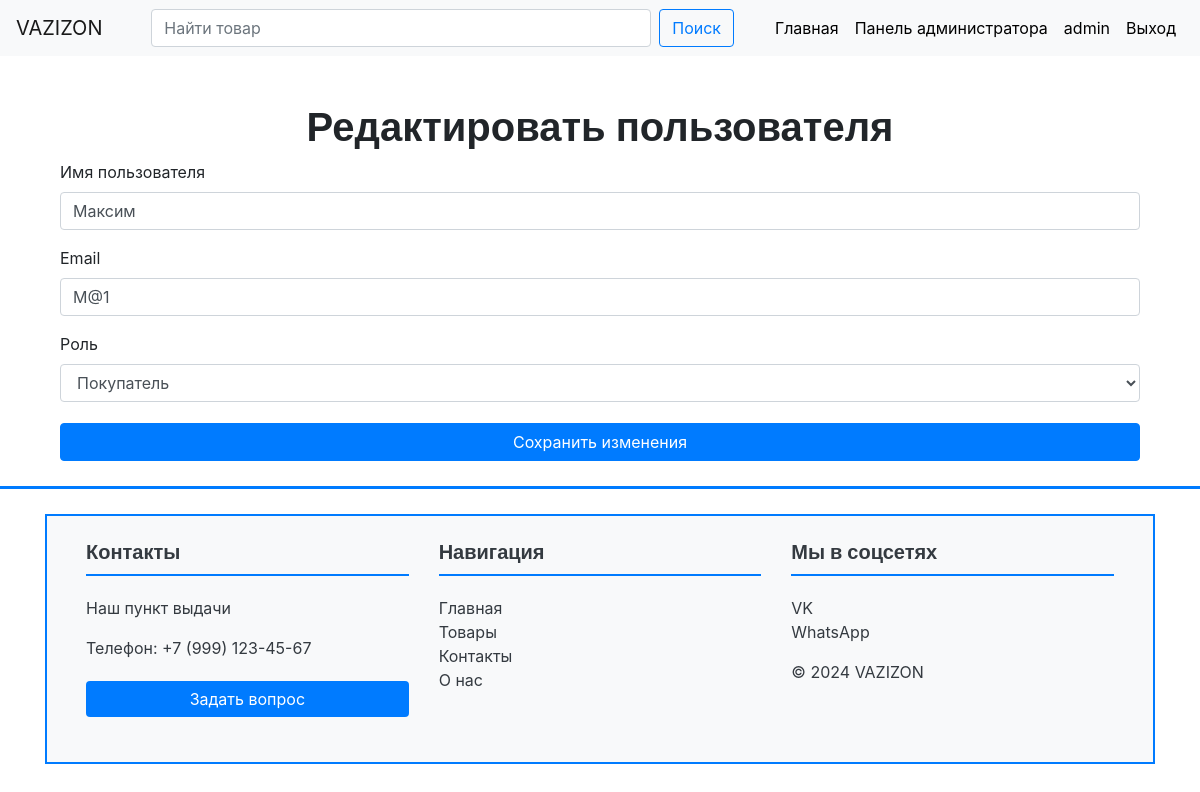
/edit_user/2 (signed in), run on the app's committed database.
### models.py (models this page shows, shortened)
class User(UserMixin, db.Model):
    id = db.Column(db.Integer, primary_key=True)
    username = db.Column(db.String(64), index=True, unique=True)
    email = db.Column(db.String(120), index=True, unique=True)
    password_hash = db.Column(db.String(128))
    role = db.Column(db.String(64), default='buyer')
    last_activity = db.Column(db.DateTime, default=datetime.utcnow)

### app.py (the view, shortened to what this page needs)
    @app.route('/edit_user/<int:user_id>', methods=['GET', 'POST'])
    @login_required
    def edit_user(user_id):
        if current_user.role != 'admin':
            flash('У вас нет доступа к этой странице.', 'danger')
            return redirect(url_for('index'))
        user = User.query.get_or_404(user_id)
        return render_template('edit_user.html', user=user)

### templates/edit_user.html (shortened to what this page needs)
{% extends "base.html" %}
{% block content %}
<div class="container mt-5">
    <h1 class="text-center">Редактировать пользователя</h1>
    <form method="POST">
        <div class="form-group">
            <label for="username">Имя пользователя</label>
            <input type="text" class="form-control" id="username" name="username" value="{{ user.username }}" required>
        </div>
        <div class="form-group">
            <label for="email">Email</label>
            <input type="email" class="form-control" id="email" name="email" value="{{ user.email }}" required>
        </div>
        <div class="form-group">
            <label for="role">Роль</label>
            <select class="form-control" id="role" name="role">
                <option value="buyer" {% if user.role == 'buyer' %}selected{% endif %}>Покупатель</option>
            </select>
        </div>
        <button type="submit" class="btn btn-primary">Сохранить изменения</button>
    </form>
</div>
{% endblock %}

### templates/base.html (shortened to what this page needs)
<!DOCTYPE html>
<html lang="ru">
<head>
    <link rel="stylesheet" href="https://stackpath.bootstrapcdn.com/bootstrap/4.5.2/css/bootstrap.min.css">
    <link rel="stylesheet" href="{{ url_for('static', filename='styles.css') }}">
</head>
<body>
<nav class="navbar navbar-expand-lg navbar-light bg-light">
    <a class="navbar-brand" href="{{ url_for('index') }}">VAZIZON</a>
    <div class="collapse navbar-collapse" id="navbarNav">
        <form class="form-inline d-flex justify-content-center w-100" action="{{ url_for('search') }}" method="GET">
            <input class="form-control mr-sm-2 search-bar" type="search" placeholder="Найти товар" aria-label="Поиск" name="q">
            <button class="btn btn-outline-custom my-2 my-sm-0" type="submit">Поиск</button>
        </form>
        <ul class="navbar-nav ml-auto">
            <li class="nav-item">
                <a class="nav-link" href="{{ url_for('index') }}">Главная</a>
            </li>
            {% if current_user.is_authenticated %}
                {% if current_user.role == 'buyer' %}
                    <li class="nav-item">
                        <a class="nav-link" href="{{ url_for('cart') }}">Корзина</a>
                    </li>
                    <li class="nav-item">
                        <a class="nav-link" href="{{ url_for('my_orders') }}">Мои заказы</a>
                    </li>
                {% elif current_user.role == 'seller' %}
                    <li class="nav-item">
                        <a class="nav-link" href="{{ url_for('my_products') }}">Мои товары</a>
                    </li>
                {% elif current_user.role == 'admin' %}
                    <li class="nav-item">
                        <a class="nav-link" href="{{ url_for('admin_dashboard') }}">Панель администратора</a>
                    </li>
                {% endif %}
                <li class="nav-item">
                    <a class="nav-link" href="{{ url_for('edit_profile') }}">{{ current_user.username }}</a>
                </li>
                <li class="nav-item">
                    <a class="nav-link" href="{{ url_for('logout') }}">Выход</a>
                </li>
            {% endif %}
        </ul>
    </div>
</nav>
<div class="container">
    {% block content %}{% endblock %}
    <div class="footer-divider"></div>
    <footer class="bg-light text-dark mt-5 p-4 border">
        <div class="container">
            <div class="row">
                <div class="col-md-4 mb-3">
                    <h5 class="font-weight-bold">Контакты</h5>
                    <p><a href="https://maps.google.com" class="text-dark" target="_blank">Наш пункт выдачи</a></p>
                    <p>Телефон: +7 (999) 123-45-67</p>
                    <button class="btn btn-primary">Задать вопрос</button>
                </div>
                <div class="col-md-4 mb-3">
                    <h5 class="font-weight-bold">Навигация</h5>
                    <ul class="list-unstyled">
                        <li><a href="#" class="text-dark">Главная</a></li>
                        <li><a href="#" class="text-dark">Товары</a></li>
                        <li><a href="#" class="text-dark">Контакты</a></li>
                        <li><a href="#" class="text-dark">О нас</a></li>
                    </ul>
                </div>
                <div class="col-md-4 mb-3">
                    <h5 class="font-weight-bold">Мы в соцсетях</h5>
                    <ul class="list-unstyled">
                        <li><a href="https://vk.com" class="text-dark" target="_blank">VK</a></li>
                        <li><a href="https://www.whatsapp.com" class="text-dark" target="_blank">WhatsApp</a></li>
                    </ul>
                    <p>&copy; 2024 VAZIZON</p>
                </div>
            </div>
        </div>
    </footer>
</div>
</body>
</html>

### static/styles.css (style rules this page uses)
h1, h2, h3, h4, h5, h6 { font-family: 'Roboto', sans-serif; font-weight: 700; }
.btn-primary { background-color: #007bff; border-color: #007bff; color: white; width: 100%; margin: 5px 0; }
.navbar .form-inline .search-bar { width: 100% !important; max-width: 500px !important; }
.btn-outline-custom { color: #007bff !important; border-color: #007bff !important; }
.navbar-nav { display: flex; flex-wrap: nowrap; }
.nav-link { white-space: nowrap; color: #000000 !important; }
footer { background-color: #ffffff; color: #ffffff; padding-top: 20px; padding-bottom: 20px; }
footer a { color: #ffffff; text-decoration: none; }
footer .btn-primary { background-color: #007bff; border: none; }
footer h5 { border-bottom: 2px solid #007bff; padding-bottom: 10px; margin-bottom: 20px; }
.border { border: 2px solid #007bff !important; }
.footer-divider { border-top: 3px solid #007bff; width: 100%; margin-bottom: 20px; margin-top: 20px; position: absolute; left: 0; }

### data on the page
User: username "admin"
User: username "Максим", email "M@1", role "Покупатель"
